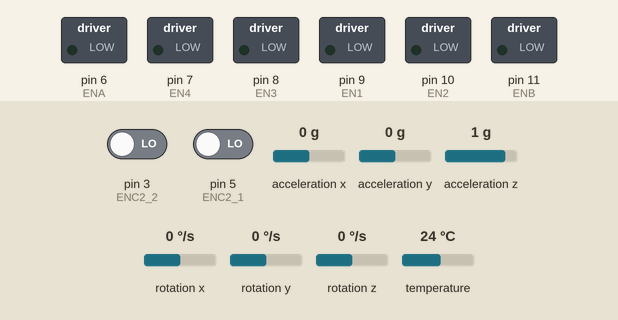
This sketch was run on a simulated Arduino Leonardo, built with avr-gcc and run on an emulated ATmega32U4. Shown: switched loads named in the sketch (green lamp = pin HIGH). Inputs (shaded band) come from the test bench; at power-on: acceleration y 0 g, acceleration x 0 g, pin 3 (ENC2_2) LOW, pin 5 (ENC2_1) LOW, acceleration z 1 g, rotation x 0 °/s, rotation y 0 °/s, rotation z 0 °/s, temperature 24 °C. What the sketch prints to the serial monitor is not drawn.

Above: at 1.2 s.
1.3 s: acceleration y set to -0.3 g
At 1.9 s:
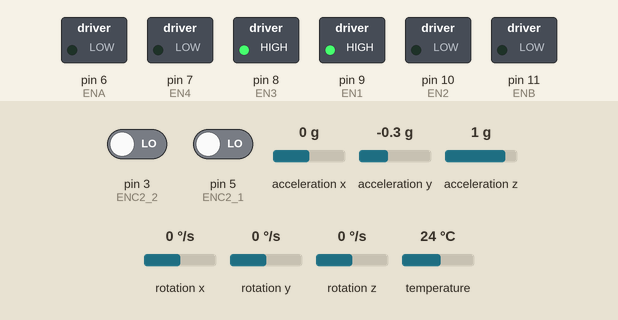
2.8 s: acceleration x set to -0.2 g
4.3 s: acceleration x set to -0.5 g
At 5.3 s:
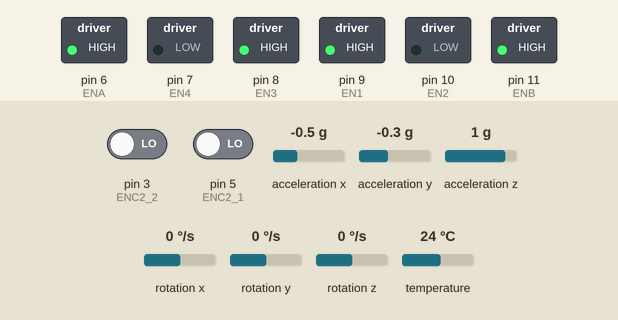
5.8 s: acceleration y set to 0.8 g
At 6.4 s:
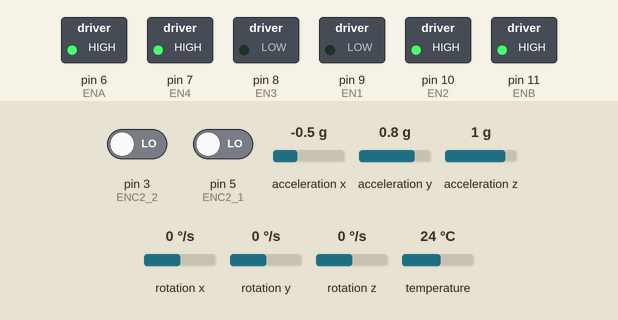
7.3 s: acceleration x set to -0.8 g
8.8 s: acceleration x set to -1.1 g
At 9.7 s:
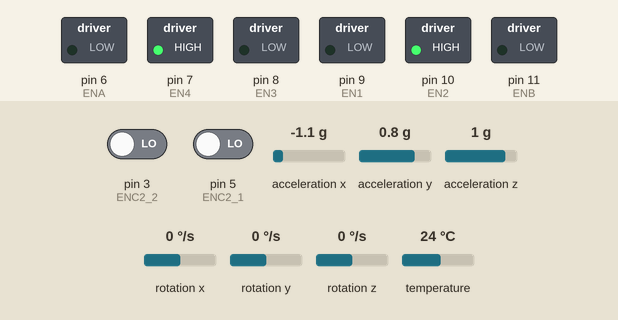
Timing chart, 0 to 11.3 s (numbered marks = the images above; inputs shaded):
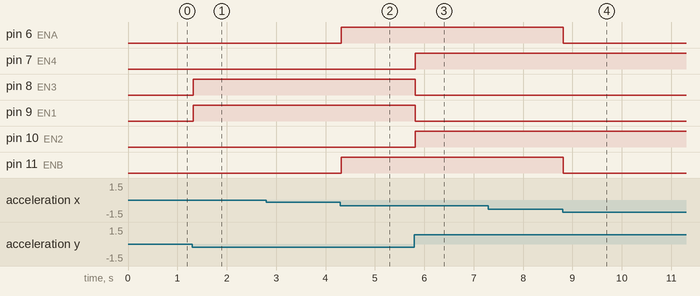

The sketch:

motor_mpu.ino
```cpp
#include <util/atomic.h>
//define chân động cơ
#define ENC1_1 4 // right ga25
#define ENC2_1 5
#define ENA 6
#define EN1 9
#define EN2 10
#define ENC1_2 2 // left ga25
#define ENC2_2 3
#define EN3 8
#define EN4 7
#define ENB 11

//thư viện mpu
#include <Adafruit_MPU6050.h>
#include <Adafruit_Sensor.h>
#include <Wire.h>
#include <Servo.h>

//khai báo biến tính vận tốc
float Ts = 200; // ms, khoảng tg tính vận tốc
float do_phan_giai = 335; // số xung sau 1 vòng quay
volatile int count = 0; // đếm số xung
float so_vong;
float tanso;
float R = 3; // Bán kính bánh xe
float Pi = 3.141592654;
float time_begin = 0;
bool dung = false;

long pe,p,i,d ;
float kp=100, ki=10, kd=5;

//khai báo thư viện mpu và tính góc
Adafruit_MPU6050 mpu;

static float trucX = 9.6;
static float trucYtruoc = -1;
static float trucYsau = 0.7;
static float gocBandau = 179;

volatile int posi_right = 0;
volatile int posi_left = 0;

void setup() {
  Serial.begin(115200);
  pinMode(ENC1_1,INPUT);
  pinMode(ENC1_2,INPUT);
  pinMode(ENC2_1,INPUT);
  pinMode(ENC2_2,INPUT);
  attachInterrupt(digitalPinToInterrupt(ENC1_1),readEncoder_right,RISING);
  attachInterrupt(digitalPinToInterrupt(ENC2_2),readEncoder_left,RISING);

  pinMode(ENA,OUTPUT);
  pinMode(EN1,OUTPUT);
  pinMode(EN2,OUTPUT);
  pinMode(ENB,OUTPUT);
  pinMode(EN3,OUTPUT);
  pinMode(EN4,OUTPUT);

  while (!Serial)
    delay(10); // will pause Zero, Leonardo, etc until serial console opens

  Serial.println("Adafruit MPU6050 test!");

  // Try to initialize!
  if (!mpu.begin()) {
    Serial.println("Failed to find MPU6050 chip");
    while (1) {
      delay(10);
    }
  }
  Serial.println("MPU6050 Found!");

  mpu.setAccelerometerRange(MPU6050_RANGE_8_G);
  Serial.print("Accelerometer range set to: ");
  switch (mpu.getAccelerometerRange()) {
  case MPU6050_RANGE_2_G:
    Serial.println("+-2G");
    break;
  case MPU6050_RANGE_4_G:
    Serial.println("+-4G");
    break;
  case MPU6050_RANGE_8_G:
    Serial.println("+-8G");
    break;
  case MPU6050_RANGE_16_G:
    Serial.println("+-16G");
    break;
  }
  mpu.setGyroRange(MPU6050_RANGE_500_DEG);
  Serial.print("Gyro range set to: ");
  switch (mpu.getGyroRange()) {
  case MPU6050_RANGE_250_DEG:
    Serial.println("+- 250 deg/s");
    break;
  case MPU6050_RANGE_500_DEG:
    Serial.println("+- 500 deg/s");
    break;
  case MPU6050_RANGE_1000_DEG:
    Serial.println("+- 1000 deg/s");
    break;
  case MPU6050_RANGE_2000_DEG:
    Serial.println("+- 2000 deg/s");
    break;
  }

  mpu.setFilterBandwidth(MPU6050_BAND_21_HZ);
  Serial.print("Filter bandwidth set to: ");
  switch (mpu.getFilterBandwidth()) {
  case MPU6050_BAND_260_HZ:
    Serial.println("260 Hz");
    break;
  case MPU6050_BAND_184_HZ:
    Serial.println("184 Hz");
    break;
  case MPU6050_BAND_94_HZ:
    Serial.println("94 Hz");
    break;
  case MPU6050_BAND_44_HZ:
    Serial.println("44 Hz");
    break;
  case MPU6050_BAND_21_HZ:
    Serial.println("21 Hz");
    break;
  case MPU6050_BAND_10_HZ:
    Serial.println("10 Hz");
    break;
  case MPU6050_BAND_5_HZ:
    Serial.println("5 Hz");
    break;
  }

  Serial.println("");
  //delay(100);
}

float vantoc()
{
  if(dung == false){
    time_begin = millis();
    dung = true;
  }
  if( digitalRead(5) == 1) count++;
  float thoigian = millis() - time_begin;
  if( thoigian > Ts)
  {
     so_vong = count / do_phan_giai;
     tanso =1000 * so_vong / thoigian;
     count = 0;
     dung = false;
     return tanso*R*2*Pi;
  }
}

bool sauHaytruoc(float giatocYHientai)
{
  if(giatocYHientai > trucYsau) return 0;
  if(giatocYHientai < trucYtruoc) return 1;
}
float tinhGoc(float giatocXHientai)
{
    float gocHientai;
    gocHientai = acos(giatocXHientai /trucX)*180/3.14;
    Serial.println("GOC HIEN TAI");//in ra góc hiện tại theo x
    Serial.println(gocHientai);
    return gocHientai;
}
float goc_vantoc_right(float x, float y){
  float gocHt = gocBandau-tinhGoc(x);
  Serial.print("gocHt ");
  Serial.print(gocHt);
  Serial.println("");
//  p=gocHt;
//  i += p;
//  d=p-pe;
  float vt;
  if (gocHt<=70){
  if (y > 1  || y < -1 ) vt = gocHt*gocHt*gocHt/3   ;
  //if (y > 1  || y < -1 ) vt = PID(gocHt,i,d)   ;
  else if (y>-1 && y< 1) vt = 0;
  if (vt > 255) vt=255;
  else if (vt<120) vt=0;
  else vt=vt;
  }
  else if (gocHt>70) vt=0;
  Serial.print("goc_vantoc_right (vận tốc truyền cho xe) ");
  Serial.print(vt);
  Serial.println("");
  return vt;
}
float goc_vantoc_left(float x, float y){
  float gocHt = gocBandau-tinhGoc(x);
  Serial.print("gocHt  ");
  Serial.print(gocHt);
  Serial.println("");
//  p=gocHt;
//  i += p;
//  d=p-pe;

  float vt;
  if (gocHt<=70){
  if (y > 1  || y < -1 ) vt = gocHt*gocHt*gocHt/2  ;
  //if (y > 1  || y < -1 ) vt = PID(gocHt,i,d) ;
  else if (y>-1 && y< 1) vt = 0;
  if (vt > 255) vt=255;
  else if (vt<120) vt=0;
  else vt=vt-25;
  }
  else if (gocHt>70) vt=0;
  Serial.print("goc_vantoc_left (vận tốc truyền cho xe) ");
  Serial.print(vt);
  Serial.println("");
  return vt;
}
void setMotor_right(int dir, int pwmVal, int ena, int en1, int en2){
  analogWrite(ena,pwmVal);
  if(dir == 1){ // forward
    digitalWrite(en1,HIGH);
    digitalWrite(en2,LOW);
  }
  else if(dir == -1){ //reverse
    digitalWrite(en1,LOW);
    digitalWrite(en2,HIGH);
  }
  else{ // stop
    digitalWrite(en1,LOW);
    digitalWrite(en2,LOW);
  }
}
void setMotor_left(int dir, int pwmVal, int enb, int en3, int en4){
    analogWrite(enb,pwmVal);
  if(dir == 1){ // forward
    digitalWrite(en3,HIGH);
    digitalWrite(en4,LOW);
  }
  else if(dir == -1){ //reverse
    digitalWrite(en3,LOW);
    digitalWrite(en4,HIGH);
  }
  else{ // stop
    digitalWrite(en3,LOW);
    digitalWrite(en4,LOW);
  }
}

void readEncoder_right(){
  int x = digitalRead(5);
  if(x > 0)
    posi_right++;
  else
    posi_right--;
}
int dir(int x){
  if (x>0) x=-1; else if (x<0) x=1;
  return x;
}
void setMotor (int dir, int pwmVal,int ena, int enb,int en1, int en2, int en3, int en4){
  setMotor_right( dir,  pwmVal, ena, en1,  en2);
  setMotor_left( dir,  pwmVal,  enb,  en3, en4);
}
void readEncoder_left(){
  int x = digitalRead(ENC2_2);
  if(x > 0)
    posi_left++;
  else
    posi_left--;
}
//float pid(float error, float I, float D )
//{
//    P = error;
//    I = I + error;
//    D = error – pe;
//
//    PID_value = (Kp*P) + (Ki*I) + (Kd*D);
//
//    pe=error;
//    return PID_value;
//}
void loop() {
  /* Get new sensor events with the readings */
  sensors_event_t a, g, temp;
  mpu.getEvent(&a, &g, &temp);

  tinhGoc(a.acceleration.x);

  /* Print out the values of angle and accel */
//  Serial.print("Acceleration X: ");
//  Serial.println(a.acceleration.x);
//  tinhGoc(a.acceleration.x);
  Serial.print("Acceleration Y: ");
  Serial.println(a.acceleration.y);
//  Serial.println("");
  //delay(500);

  //setMotor(1, 250,ENA, ENB, EN1,EN2,EN3,EN4 );
  int oset = 55;
  setMotor_right(dir(a.acceleration.y),goc_vantoc_right(a.acceleration.x,a.acceleration.y),ENA,EN1,EN2);//cả hai bánh đang cùng 1 vận tốc
  setMotor_left(dir(a.acceleration.y),goc_vantoc_left(a.acceleration.x,a.acceleration.y),ENB,EN3,EN4);
  Serial.print("direction ");
  Serial.print(dir(a.acceleration.y));
  Serial.println(" ");
  Serial.print("vantoc ");
  Serial.print(vantoc());
  Serial.println("");
  Serial.println("");

  //vantoc();
}
```

Measured:
- the behaviour switches between -0.1 and -0.2 g on acceleration y (found by bisection; images 0 and 1)
- the behaviour switches between -0.3 and -0.4 g on acceleration x (found by bisection; images 1 and 2)
- the behaviour switches between -0.9 and -1 g on acceleration x (found by bisection; images 3 and 4)
- after the input at 1.3 s, pin 8 (EN3), pin 9 (EN1): LOW → HIGH at once
- after the input at 4.3 s, pin 6 (ENA), pin 11 (ENB): LOW → HIGH at once
- after the input at 5.8 s, pin 7 (EN4), pin 10 (EN2): LOW → HIGH at once; pin 8 (EN3), pin 9 (EN1): HIGH → LOW at once
- after the input at 8.8 s, pin 6 (ENA), pin 11 (ENB): HIGH → LOW at once
